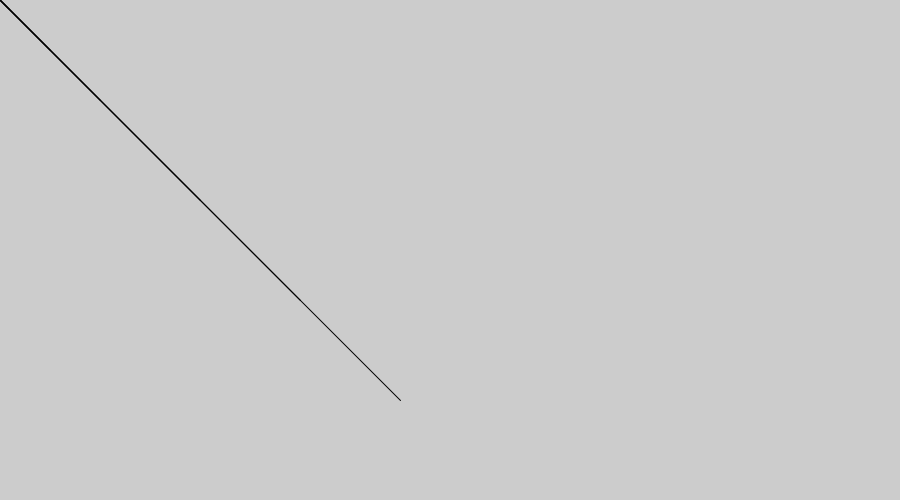
Frame 1 (no input)
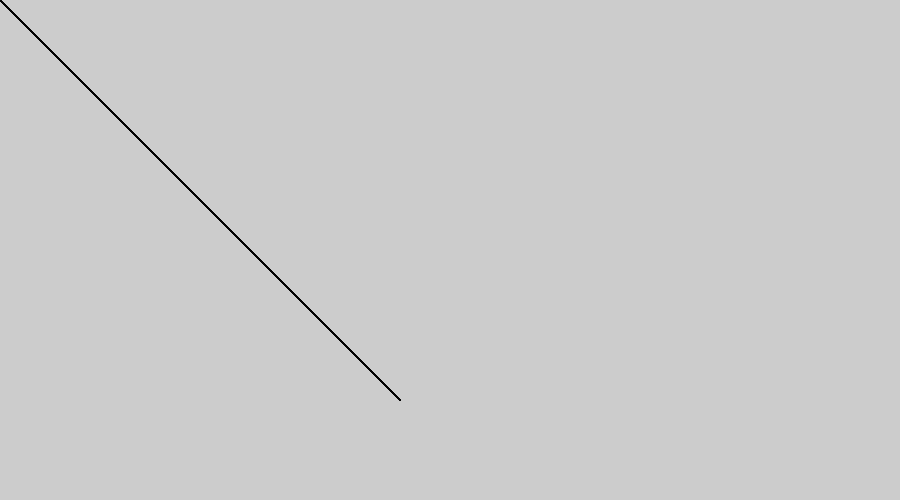
Frame 60 (the mouse pressed at the canvas centre just before this capture)
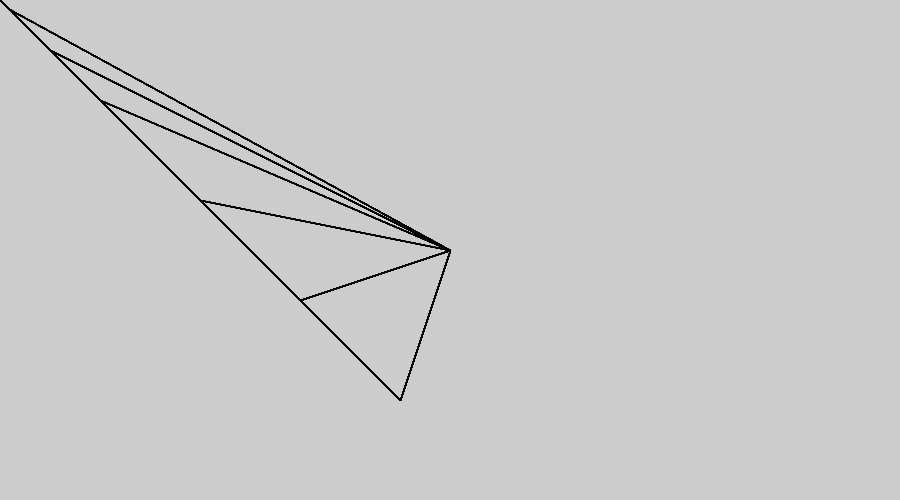
Frame 120 (the mouse held since frame 60 and released just before this capture)

The Processing sketch that drew these frames (run headless with seeded random() and noise(); from frame 60 on, the mouse is pressed at the canvas centre):

// Processing sketch: processing_44096
// ── processing_44096.pde

void setup(){
size (900,500);
fill(0,102);
smooth();


}
void draw(){
line(mouseX,mouseY,9,9);
line(mouseX,mouseY,50,50);
line(mouseX,mouseY,100,100);
line(mouseX,mouseY,200,200);
line(mouseX,mouseY,300,300);
line(mouseX,mouseY,400,400);
}
